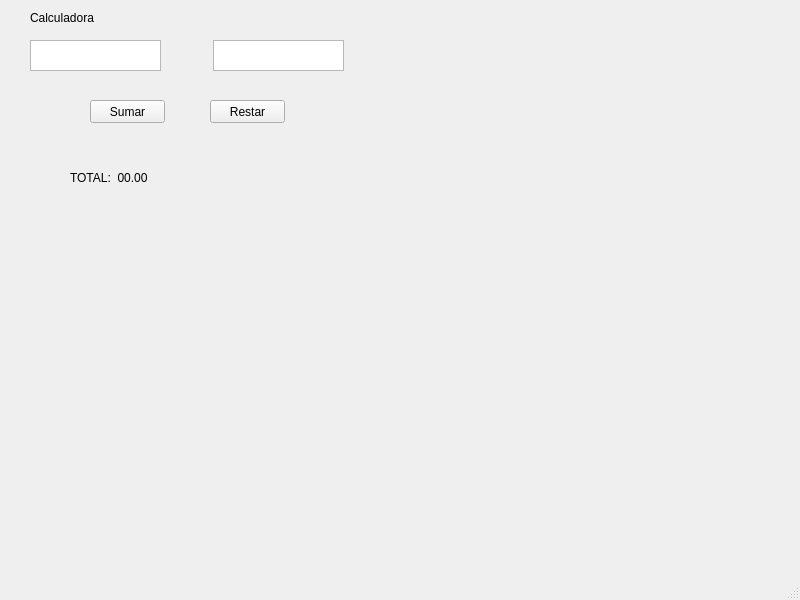
<?xml version="1.0" encoding="UTF-8"?>
<ui version="4.0">
 <class>MainWindow</class>
 <widget class="QMainWindow" name="MainWindow">
  <property name="geometry">
   <rect>
    <x>0</x>
    <y>0</y>
    <width>800</width>
    <height>600</height>
   </rect>
  </property>
  <property name="windowTitle">
   <string>MainWindow</string>
  </property>
  <widget class="QWidget" name="centralwidget">
   <widget class="QLabel" name="label">
    <property name="geometry">
     <rect>
      <x>30</x>
      <y>10</y>
      <width>81</width>
      <height>16</height>
     </rect>
    </property>
    <property name="text">
     <string>Calculadora</string>
    </property>
   </widget>
   <widget class="QTextEdit" name="txtNumberOne">
    <property name="geometry">
     <rect>
      <x>30</x>
      <y>40</y>
      <width>131</width>
      <height>31</height>
     </rect>
    </property>
   </widget>
   <widget class="QPlainTextEdit" name="txtNumberTwo">
    <property name="geometry">
     <rect>
      <x>213</x>
      <y>40</y>
      <width>131</width>
      <height>31</height>
     </rect>
    </property>
   </widget>
   <widget class="QPushButton" name="btnSumar">
    <property name="geometry">
     <rect>
      <x>90</x>
      <y>100</y>
      <width>75</width>
      <height>23</height>
     </rect>
    </property>
    <property name="text">
     <string>Sumar</string>
    </property>
   </widget>
   <widget class="QPushButton" name="btnRestar">
    <property name="geometry">
     <rect>
      <x>210</x>
      <y>100</y>
      <width>75</width>
      <height>23</height>
     </rect>
    </property>
    <property name="text">
     <string>Restar</string>
    </property>
   </widget>
   <widget class="QLabel" name="label_2">
    <property name="geometry">
     <rect>
      <x>70</x>
      <y>170</y>
      <width>81</width>
      <height>16</height>
     </rect>
    </property>
    <property name="text">
     <string>TOTAL:  00.00</string>
    </property>
   </widget>
  </widget>
  <widget class="QMenuBar" name="menubar">
   <property name="geometry">
    <rect>
     <x>0</x>
     <y>0</y>
     <width>800</width>
     <height>21</height>
    </rect>
   </property>
  </widget>
  <widget class="QStatusBar" name="statusbar"/>
 </widget>
 <resources/>
 <connections/>
</ui>
